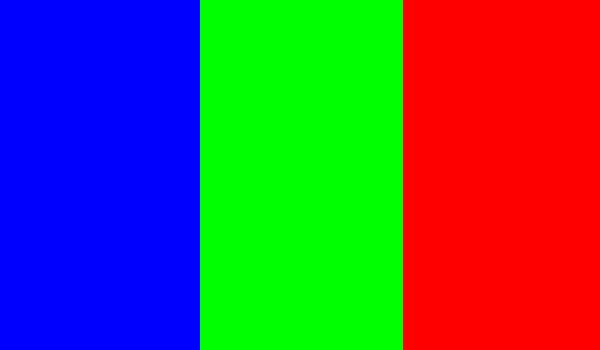
#> input picture flag.png, 600 x 350 px, found by its file name
$ python basic_operations.py
#> lines starting #> are read from the running program, lines starting #| are printed output that depends on the picture; after the words box and inside, x2 and y2 are one past the last pixel; in counts of white or black regions, pixels touching at a corner belong together
# -*- coding: utf-8 -*-
"""
Created on Thu Jul  7 09:23:08 2022

@author: enyasdiman
"""

import cv2
import numpy as np

image = cv2.imread("C:/Users/enyas/YOLO/flag.png")
#> image is the input picture: shape (350, 600, 3); mean B, G, R 85, 86.3, 83.7
image_grayscale = cv2.cvtColor(image, cv2.COLOR_BGR2GRAY) #turning gray
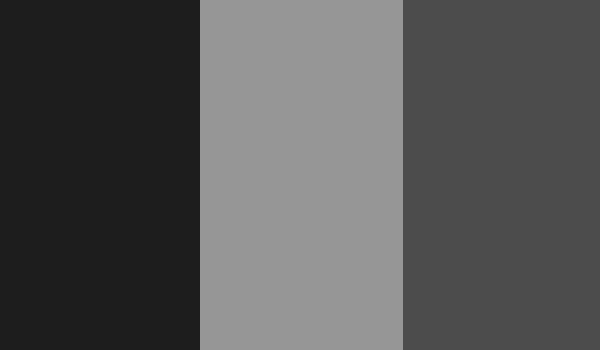
#> image_grayscale: shape (350, 600); min 29, max 150, mean 85.4


image_grayscale[175, 100] = 255 #255-white
#> image_grayscale: shape (350, 600); under 0.01% of pixels changed, all inside (x1, y1, x2, y2) = (100, 175, 101, 176)
col, rows, ch = image.shape
#> col = 350; rows = 600; ch = 3

roi = image[0: rows, 0: col] #half of the image
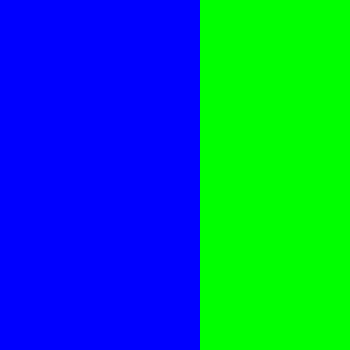
#> roi: shape (350, 350, 3); mean B, G, R 145.7, 109.3, 0
print(image_grayscale)
#> (printed output is left out)


#print(image[175,300]) #pixel on the center is green, we picked it up
#image[175,300]=(255,0,0) #replace with blue pixel

cv2.imshow("Flag", image_grayscale)
cv2.waitKey(0)
cv2.destroyAllWindows()

#[255   0   0] blue
#[0   255   0] green
#[  0   0 255] red
